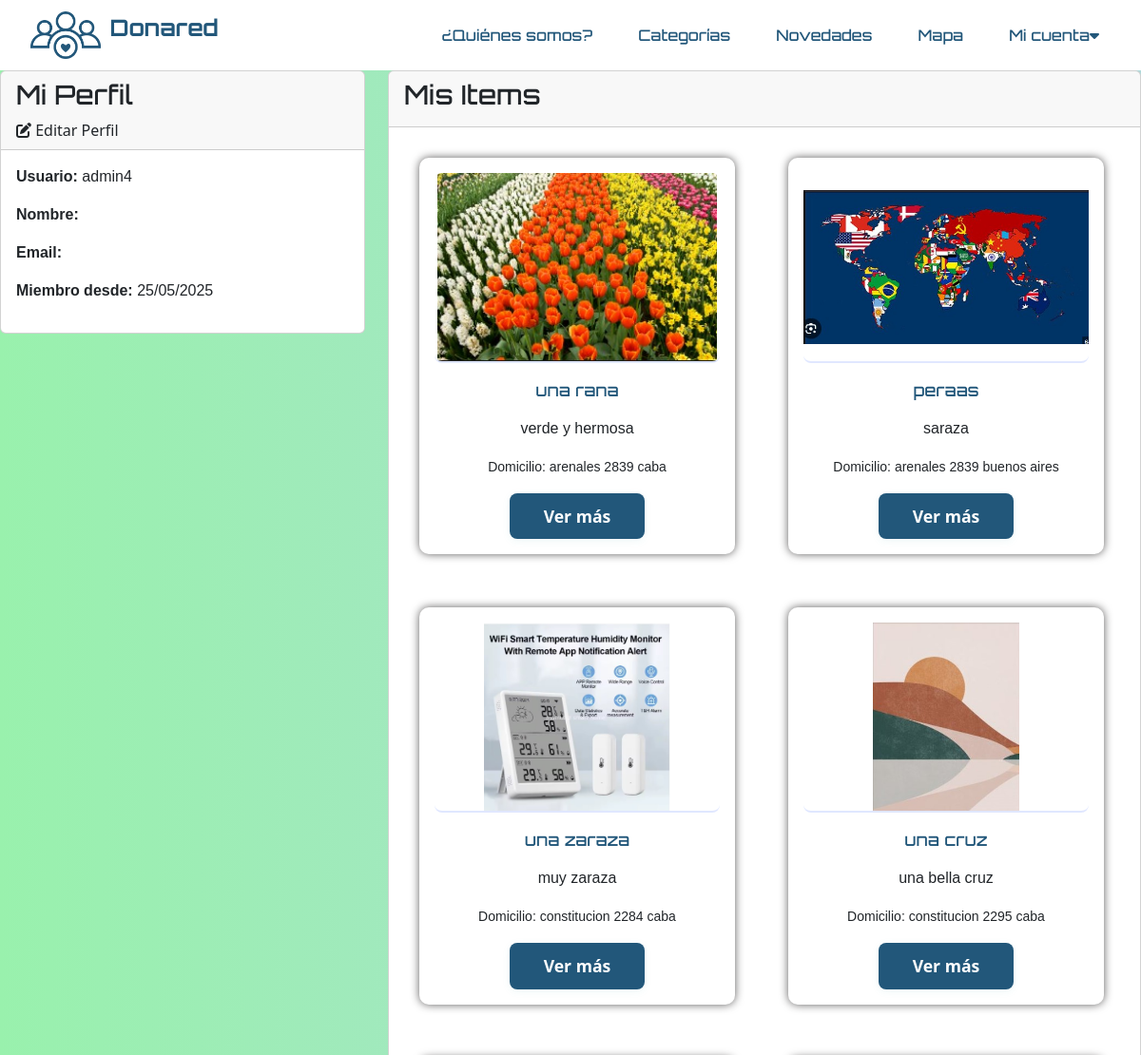
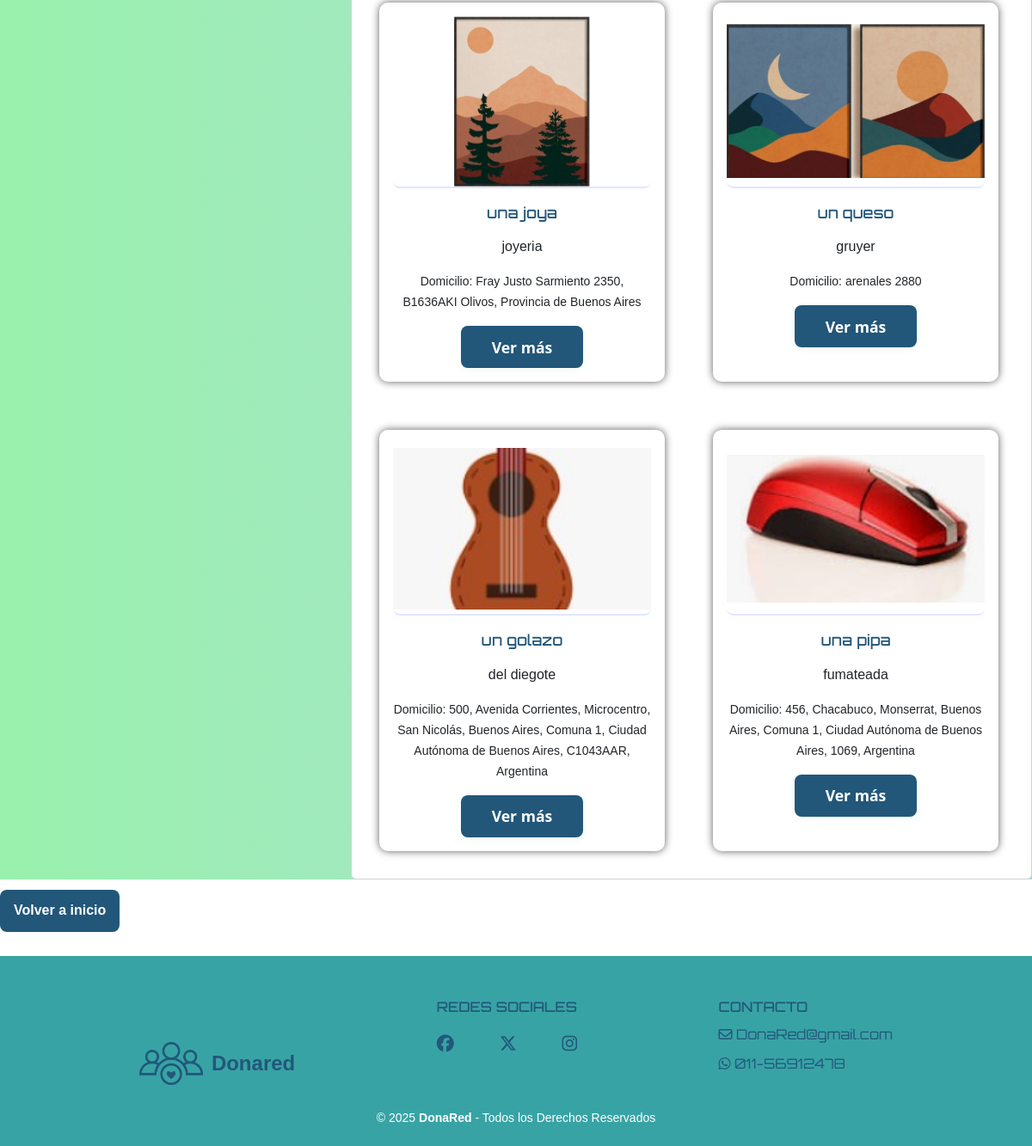
Screenshot of /perfil/ (signed in) with the database file from the repository (2 pictures, top to bottom).
### donaredapp/models.py (models this page shows, shortened)
class Item(models.Model):
    nombre = models.CharField(max_length=100)
    descripcion = models.TextField()
    categoria = models.ForeignKey(Categoria, on_delete=models.CASCADE)
    fecha_creacion = models.DateTimeField(auto_now_add=True)
    usuario = models.ForeignKey(
        User,
        on_delete=models.CASCADE,
        related_name='items',
        null=True,
    )
    imagen = models.ImageField(upload_to='items/', null=True, blank=True, default='items/sin_imagen.png')
    domicilio = models.CharField(max_length=255, null=True, blank=True)
    activo = models.BooleanField(default=True)
    latitude = models.DecimalField(max_digits=9, decimal_places=6, null=True, blank=True)
    longitude = models.DecimalField(max_digits=9, decimal_places=6, null=True, blank=True)

### donaredapp/views_auth.py (the view)
# urls.py: path('perfil/', views_auth.perfil, name='perfil'),
@login_required
def perfil(request):
    return render(request, 'donaredapp/perfil.html')

### donaredapp/templates/donaredapp/perfil.html (shortened to what this page needs)
{% extends 'donaredapp/base.html' %}
{% load static %}
{% block content %}
<section>
    <main id="main-login" class="main-login">
            <div class="row">
                <div class="col-md-4">
                    <div class="card">
                        <div class="card-header">
                            <h3>Mi Perfil</h3>
                            <a href="{% url 'donaredapp:editar_perfil' %}" class="btn-editar-perfil">
                                <i class="fas fa-edit"></i> Editar Perfil
                            </a>
                        </div>
                        <div class="card-body">
                            <p><strong>Usuario:</strong> {{ user.username }} </p>
                            <p><strong>Nombre:</strong> {{ user.first_name }} {{ user.last_name }} </p>
                            <p><strong>Email:</strong> {{ user.email }} </p>
                            <p><strong>Miembro desde:</strong> {{ user.date_joined|date:"d/m/Y" }}</p>
                        </div>
                    </div>
                </div>
                <div class="col-md-8">
                    <div class="card">
                        <div class="card-header">
                            <h3>Mis Items</h3>
                        </div>
                        <div class="card-body">
                            {% if user.items.all %}
                                <div class="donaciones-grid">
                                    {% for item in user.items.all %}
                                        <div class="donar">
                                            <div class="donar-card">
                                                <a href="{% url 'donaredapp:tarjeta' item.id %}">
                                                    {% if item.imagen %}
                                                        <img src="{{ item.imagen.url }}" alt="{{ item.nombre }}">
                                                    {% else %}
                                                        <img src="{% static 'donaredapp/images/mistery.jpeg' %}" alt="Sin imagen">
                                                    {% endif %}
                                                </a>
                                                <h3><a href="{% url 'donaredapp:tarjeta' item.id %}">{{ item.nombre }}</a></h3>
                                                <p>{{ item.descripcion|truncatechars:100 }}</p>
                                                <p><small>Domicilio: {{ item.domicilio }}</small></p>
                                                <a href="{% url 'donaredapp:tarjeta' item.id %}" class="ver-mas-btn">Ver más</a>
                                            </div>
                                        </div>
                                    {% endfor %}
                                </div>
                            {% else %}
                                <p>Aún no has publicado ningún item.</p>
                                <a href="{% url 'donaredapp:publicar' %}" class="btn btn-primary">Publicar un Item</a>
                            {% endif %}
                        </div>
                    </div>
                </div>
            </div>
    </main>
    <p>
        <a href="{% url 'donaredapp:index' %}" class="btn btn-primary">
            Volver a inicio
        </a>
    </p>
</section>
{% endblock %}

### donaredapp/static/donaredapp/style.css (style rules this page uses)
html, body { max-width: 100vw; overflow-x: hidden; }
body { background-color: #ffffff; color: #22577A; margin: 0 ; padding: 0; box-sizing: border-box; }
h1, h2, h3 { font-family: 'Orbitron', sans-serif; }
p { font-family: 'helvetica', sans-serif; }
a { text-decoration: none; color: inherit; }
.donar { display: grid; grid-template-columns: repeat(auto-fill, minmax(280px, 1fr)); gap: 2rem; padding: 1rem; }
.donar { flex: 1 1 320px; max-width: 400px; display: flex; justify-content: center; }
.donaciones-grid { display: grid; grid-template-columns: repeat(4, 1fr); gap: 1.5rem; }
.donar-card { background: #fff; border-radius: 10px; padding: 1rem; text-align: center; box-shadow: #5f5e5e 0px 0px 10px 0px; transition: transform 0.2s, box-shadow 0.2s; }
.donar-card img { width: 300px; height: 200px; border-bottom: 2px solid #e0e7ff; object-fit: contain; background: #fff; border-radius: 8px; }
.donar-card h3 { padding: 1rem; margin: 0; color: #22577A; font-size: 1.1rem; line-height: 1.4; }
.ver-mas-btn { display: inline-block; padding: 0.7rem 2.2rem; background: #22577A; color: #fff; border-radius: 8px; text-decoration: none; font-weight: 600; font-size: 1.1rem; transition: background 0.2s, transform 0.2s; box-shadow: 0 2px 8px rgba(56, 163, 165, 0.08); }
.btn { padding: 0.8rem 1.5rem; border-radius: 8px; font-weight: 600; transition: all 0.3s ease; text-decoration: none; display: inline-block; }
.btn-primary, .btn-outline-primary { background: #22577A; color: white; }
.main-login, .main-registro, .main-formulario { min-height: 100vh; display: flex; flex-direction: column; justify-content: center; align-items: center; background: linear-gradient(90deg, #99F1AD 0%, #AFDADB 100%); padding: 0; margin: 0; position: relative; }
.btn-primary { background-color: #22577A; color: #fff; border: none; padding: 10px 28px; border-radius: 4px; font-size: 1rem; font-weight: bold; margin-top: 12px; transition: background 0.2s, color 0.2s; }
.btn { padding: 0.8rem 1rem; border-radius: 8px; font-weight: 600; transition: all 0.3s ease; text-decoration: none; display: inline-block; cursor: pointer; border: none; margin: 12px 0; }
.btn-primary { background-color: #22577A; color: white; }
@media (max-width: 1280px) { .donaciones-grid { grid-template-columns: repeat(3, 1fr); } }

### rows the page displays
Item: imagen (picture), nombre "una rana", descripcion "verde y hermosa", domicilio "arenales 2839 caba"
Item: imagen (picture), nombre "peraas", descripcion "saraza", domicilio "arenales 2839 buenos aires"
Item: imagen (picture), nombre "una zaraza", descripcion "muy zaraza", domicilio "constitucion 2284 caba"
Item: imagen (picture), nombre "una cruz", descripcion "una bella cruz", domicilio "constitucion 2295 caba"
Item: imagen (picture), nombre "una joya", descripcion "joyeria", domicilio "Fray Justo Sarmiento 2350, B1636AKI Olivos, Provincia de Buenos Aires"
Item: imagen (picture), nombre "un queso", descripcion "gruyer", domicilio "arenales 2880"
Item: imagen (picture), nombre "un golazo", descripcion "del diegote", domicilio "500, Avenida Corrientes, Microcentro, San Nicolás, Buenos Aires, Comuna 1, Ciudad Autónoma de Buenos Aires, C1043AAR, Argentina"
Item: imagen (picture), nombre "una pipa", descripcion "fumateada", domicilio "456, Chacabuco, Monserrat, Buenos Aires, Comuna 1, Ciudad Autónoma de Buenos Aires, 1069, Argentina"

### other values shown
{{ user.username }} "admin4"
{{ user.date_joined|date:"d/m/Y" }} "25/05/2025"
